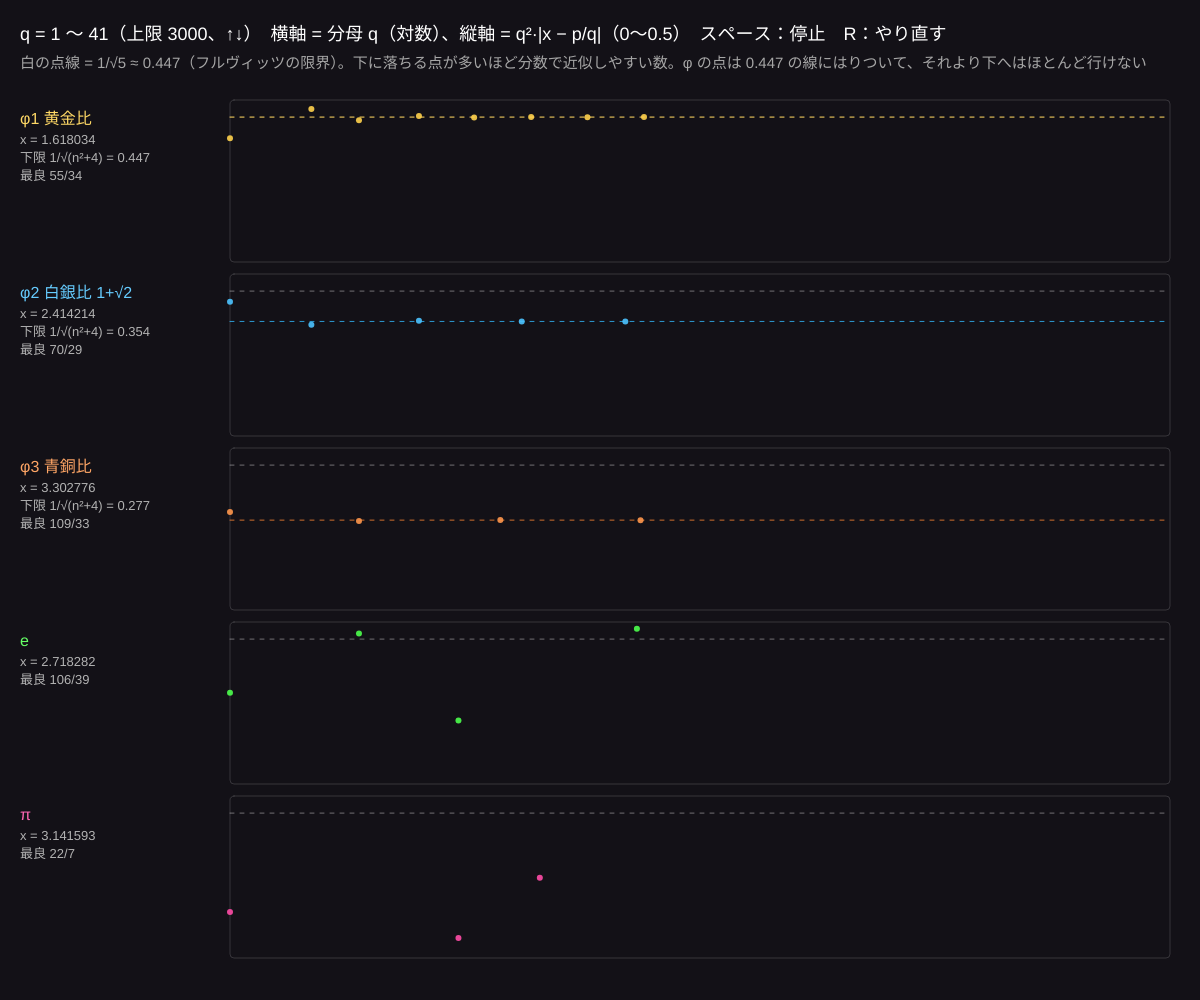
Frame 1 (no input)
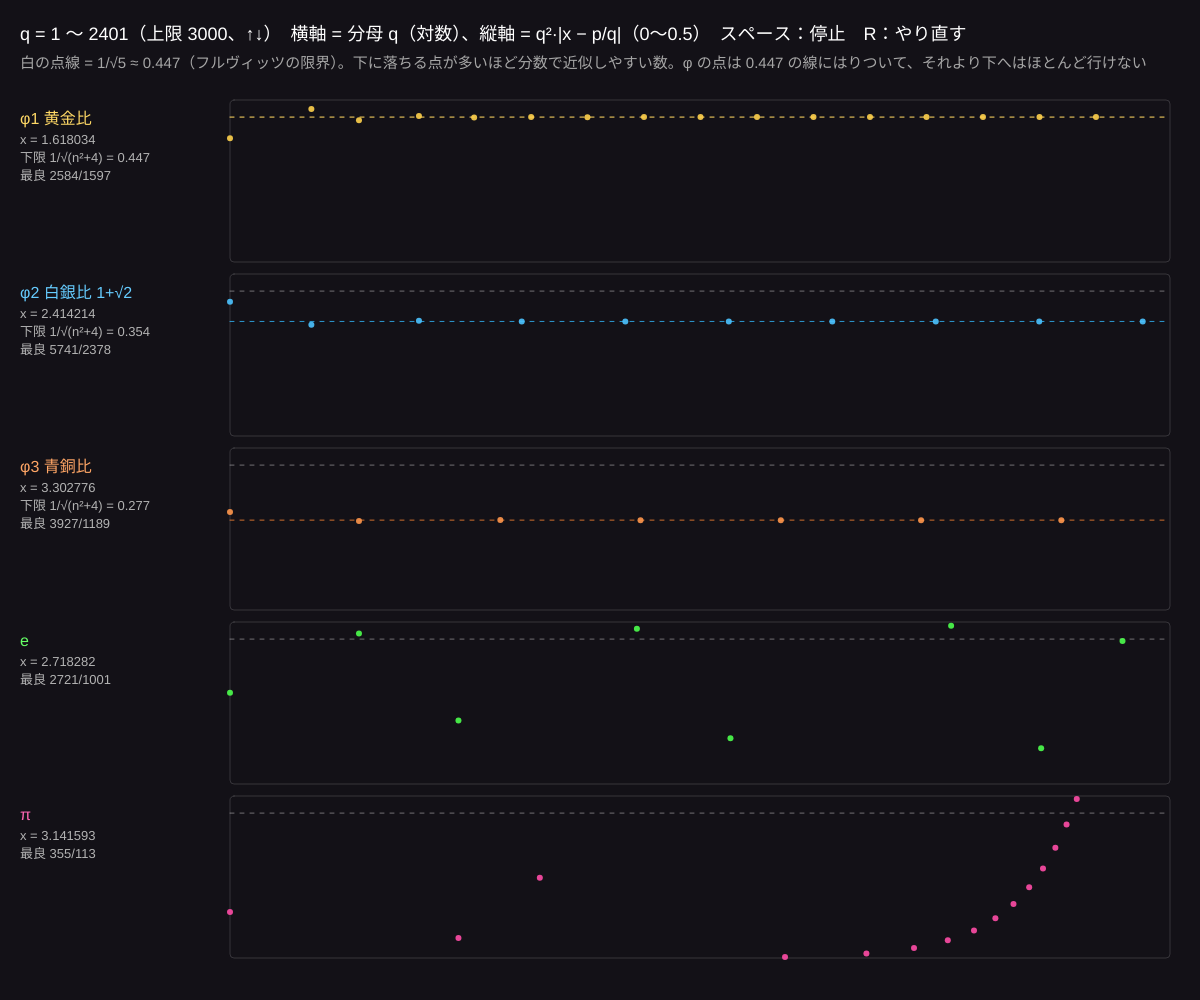
Frame 60 (no input)
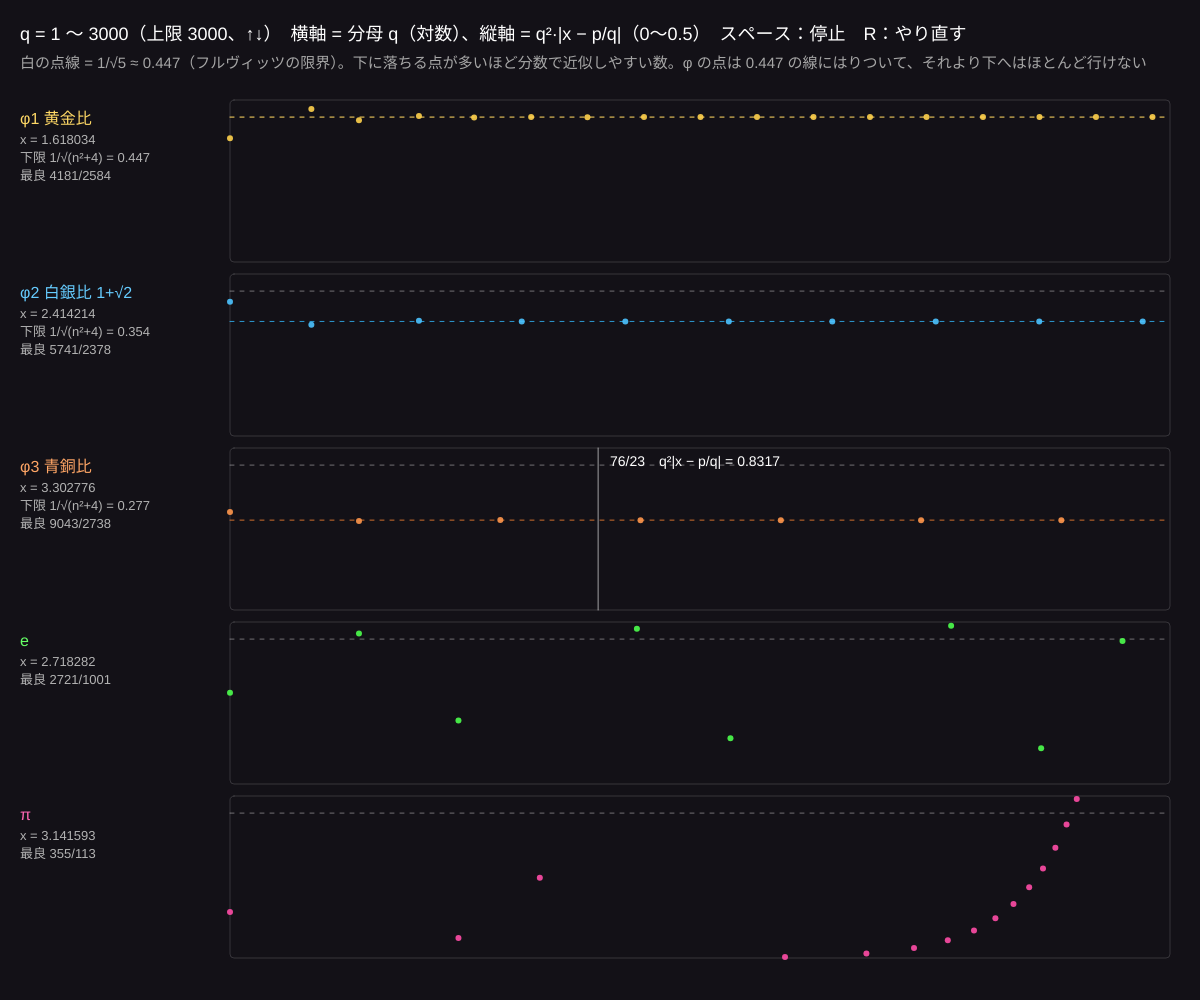
Frame 120 (the mouse pressed at the canvas centre since frame 60)

The p5.js sketch that drew these frames (run headless with seeded random() and noise() and a simulated clock; from frame 60 on, the mouse is pressed at the canvas centre):

// p5.js sketch
// ── sketch.js
// ============================================
// 08 最も無理な数 ─ 分数で近似しにくい数
// 分母 q の分数 p/q で x を近似したときの「誤差 × q²」= q²·|x − p/q| を、q = 1, 2, 3 … について点で打つ
// フルヴィッツの定理：どんな無理数も q²|x − p/q| < 1/√5 を無限回みたす。φ は 1/√5 より良くならない = いちばん近似しにくい
// 貴金属比 φn では下限が 1/√(n²+4) に近づく。π は 355/113 で急に 0 近くまで落ちる
// マウスを点に重ねる = その分数 / スペース = 一時停止 / ↑↓ = 分母の上限 / R = やり直す
// ============================================

let Qmax = 3000;          // ★ 分母の上限
let q = 1;                // いま何番目の分母まで調べたか
let paused = false;
let layer;                // 点を描きためる層
let bands = [];

function setup() {
  createCanvas(windowWidth, windowHeight);
  colorMode(HSB, 360, 100, 100, 100);
  bands = [
    { name: 'φ1 黄金比', v: metallic(1), hue: 45, bound: 1 / Math.sqrt(5) },
    { name: 'φ2 白銀比 1+√2', v: metallic(2), hue: 200, bound: 1 / Math.sqrt(8) },
    { name: 'φ3 青銅比', v: metallic(3), hue: 25, bound: 1 / Math.sqrt(13) },
    { name: 'e', v: Math.E, hue: 120, bound: -1 },
    { name: 'π', v: Math.PI, hue: 330, bound: -1 },
  ];
  restart();
}

function restart() {
  if (layer) layer.remove();
  layer = createGraphics(width, height);
  layer.colorMode(HSB, 360, 100, 100, 100);
  layer.noStroke();
  q = 1;
  for (let b of bands) b.best = [];
}

// 帯 i の位置
function bandRect(i) {
  let top = 100, h = (height - top - 30) / bands.length;
  return { x: 230, y: top + i * h, w: width - 260, h: h - 12 };
}
function qToX(r, qq) { return r.x + (Math.log(qq) / Math.log(Qmax)) * r.w; }
function vToY(r, v) { return r.y + r.h - constrain(v / 0.5, 0, 1) * r.h; }

function draw() {
  background(260, 25, 9);
  // 1 フレームに 40 個ずつ分母を増やし、層に点を打つ
  if (!paused) {
    for (let s = 0; s < 40 && q <= Qmax; s++, q++) {
      for (let i = 0; i < bands.length; i++) {
        let b = bands[i], r = bandRect(i);
        let p = Math.round(q * b.v);
        let e = q * q * Math.abs(b.v - p / q);
        if (e < 0.5) {
          layer.fill(b.hue, 70, 100, 90);
          layer.circle(qToX(r, q), vToY(r, e), 6);
        }
        // 記録更新（それまでで一番よい近似）
        let last = b.best.length ? b.best[b.best.length - 1] : null;
        if (!last || Math.abs(b.v - p / q) < Math.abs(b.v - last.p / last.q)) b.best.push({ p, q, e });
      }
    }
  }
  // 帯の枠と基準線
  for (let i = 0; i < bands.length; i++) {
    let b = bands[i], r = bandRect(i);
    noFill();
    stroke(0, 0, 100, 15);
    rect(r.x, r.y, r.w, r.h, 4);
    stroke(0, 0, 100, 40);
    drawingContext.setLineDash([4, 6]);
    line(r.x, vToY(r, 1 / Math.sqrt(5)), r.x + r.w, vToY(r, 1 / Math.sqrt(5)));
    if (b.bound > 0) { stroke(b.hue, 80, 100, 80); line(r.x, vToY(r, b.bound), r.x + r.w, vToY(r, b.bound)); }
    drawingContext.setLineDash([]);
    noStroke();
    fill(b.hue, 60, 100);
    textSize(16);
    text(b.name, 20, r.y + 24);
    fill(0, 0, 70);
    textSize(13);
    text('x = ' + nf(b.v, 1, 6), 20, r.y + 44);
    if (b.bound > 0) text('下限 1/√(n²+4) = ' + nf(b.bound, 1, 3), 20, r.y + 62);
    let last = b.best[b.best.length - 1];
    if (last) text('最良 ' + last.p + '/' + last.q, 20, r.y + (b.bound > 0 ? 80 : 62));
  }
  image(layer, 0, 0);

  // マウスの下の点を調べる
  for (let i = 0; i < bands.length; i++) {
    let r = bandRect(i);
    if (mouseX > r.x && mouseX < r.x + r.w && mouseY > r.y && mouseY < r.y + r.h) {
      let qq = round(Math.exp(((mouseX - r.x) / r.w) * Math.log(Qmax)));
      qq = constrain(qq, 1, Qmax);
      let b = bands[i], p = Math.round(qq * b.v), e = qq * qq * Math.abs(b.v - p / qq);
      stroke(0, 0, 100, 60);
      line(qToX(r, qq), r.y, qToX(r, qq), r.y + r.h);
      noStroke();
      fill(0, 0, 100);
      textSize(14);
      text(p + '/' + qq + '　q²|x − p/q| = ' + nf(e, 1, 4), min(mouseX + 10, width - 260), r.y + 18);
    }
  }

  fill(0, 0, 100);
  textSize(18);
  text('q = 1 〜 ' + min(q, Qmax) + '（上限 ' + Qmax + '、↑↓）　横軸 = 分母 q（対数）、縦軸 = q²·|x − p/q|（0〜0.5）　スペース：停止　R：やり直す', 20, 40);
  fill(0, 0, 65);
  textSize(15);
  text('白の点線 = 1/√5 ≈ 0.447（フルヴィッツの限界）。下に落ちる点が多いほど分数で近似しやすい数。φ の点は 0.447 の線にはりついて、それより下へはほとんど行けない', 20, 68);
}

function keyPressed() {
  if (key === ' ') paused = !paused;
  if (key === UP_ARROW) { Qmax = min(20000, Qmax * 2); restart(); }
  if (key === DOWN_ARROW) { Qmax = max(200, floor(Qmax / 2)); restart(); }
  if (key === 'r' || key === 'R') restart();
}

function windowResized() { resizeCanvas(windowWidth, windowHeight); restart(); }

// ---------- やってみよう ----------
// 1. π の帯で 0 近くまで落ちる点を探し、マウスで分数を読もう（22/7、355/113）
// 2. e の帯は点がだんだん 0 に近づいていく。e の連分数 [2; 1, 2, 1, 1, 4, 1, 1, 6, …] と関係がある
// 3. bands に √3 や (1+√5)/2 + 1 を足すと、φ と同じ下限になるのはどれ？（連分数がいつか 1 ばかりになる数）
// 4. 07 のひまわり：角度が「近似しにくい」ほど種がすき間なく並ぶ理由を説明してみよう

// ---------- 道具 ----------
function metallic(k) { return (k + Math.sqrt(k * k + 4)) / 2; }
